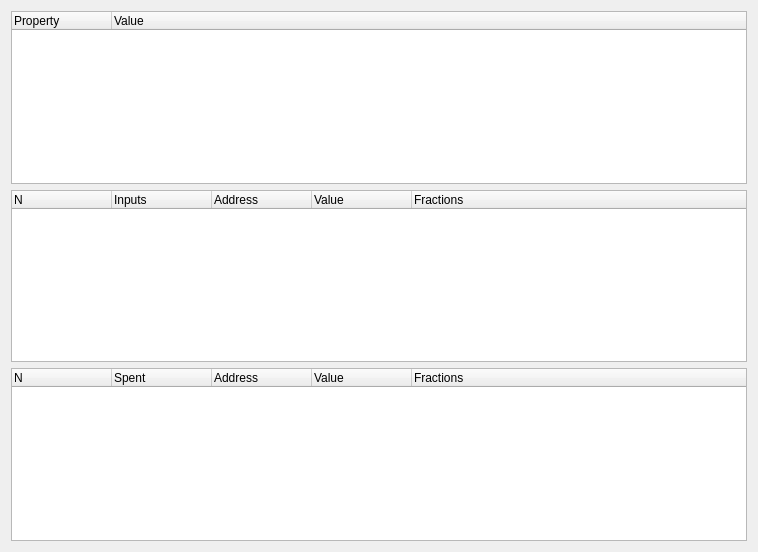
<?xml version="1.0" encoding="UTF-8"?>
<ui version="4.0">
 <class>TxDetails</class>
 <widget class="QWidget" name="TxDetails">
  <property name="geometry">
   <rect>
    <x>0</x>
    <y>0</y>
    <width>758</width>
    <height>552</height>
   </rect>
  </property>
  <property name="windowTitle">
   <string>Transaction details</string>
  </property>
  <layout class="QGridLayout" name="gridLayout">
   <item row="0" column="0">
    <widget class="QTreeWidget" name="txValues">
     <property name="alternatingRowColors">
      <bool>true</bool>
     </property>
     <property name="rootIsDecorated">
      <bool>false</bool>
     </property>
     <property name="uniformRowHeights">
      <bool>true</bool>
     </property>
     <property name="itemsExpandable">
      <bool>false</bool>
     </property>
     <property name="allColumnsShowFocus">
      <bool>true</bool>
     </property>
     <column>
      <property name="text">
       <string>Property</string>
      </property>
     </column>
     <column>
      <property name="text">
       <string>Value</string>
      </property>
     </column>
    </widget>
   </item>
   <item row="1" column="0">
    <widget class="QTreeWidget" name="txInputs">
     <property name="alternatingRowColors">
      <bool>true</bool>
     </property>
     <property name="rootIsDecorated">
      <bool>false</bool>
     </property>
     <property name="uniformRowHeights">
      <bool>true</bool>
     </property>
     <property name="itemsExpandable">
      <bool>false</bool>
     </property>
     <property name="allColumnsShowFocus">
      <bool>true</bool>
     </property>
     <column>
      <property name="text">
       <string>N</string>
      </property>
     </column>
     <column>
      <property name="text">
       <string>Inputs</string>
      </property>
     </column>
     <column>
      <property name="text">
       <string>Address</string>
      </property>
     </column>
     <column>
      <property name="text">
       <string>Value</string>
      </property>
     </column>
     <column>
      <property name="text">
       <string>Fractions</string>
      </property>
     </column>
    </widget>
   </item>
   <item row="2" column="0">
    <widget class="QTreeWidget" name="txOutputs">
     <property name="alternatingRowColors">
      <bool>true</bool>
     </property>
     <property name="rootIsDecorated">
      <bool>false</bool>
     </property>
     <property name="uniformRowHeights">
      <bool>true</bool>
     </property>
     <property name="itemsExpandable">
      <bool>false</bool>
     </property>
     <property name="allColumnsShowFocus">
      <bool>true</bool>
     </property>
     <column>
      <property name="text">
       <string>N</string>
      </property>
     </column>
     <column>
      <property name="text">
       <string>Spent</string>
      </property>
     </column>
     <column>
      <property name="text">
       <string>Address</string>
      </property>
     </column>
     <column>
      <property name="text">
       <string>Value</string>
      </property>
     </column>
     <column>
      <property name="text">
       <string>Fractions</string>
      </property>
     </column>
    </widget>
   </item>
  </layout>
 </widget>
 <resources/>
 <connections/>
</ui>
